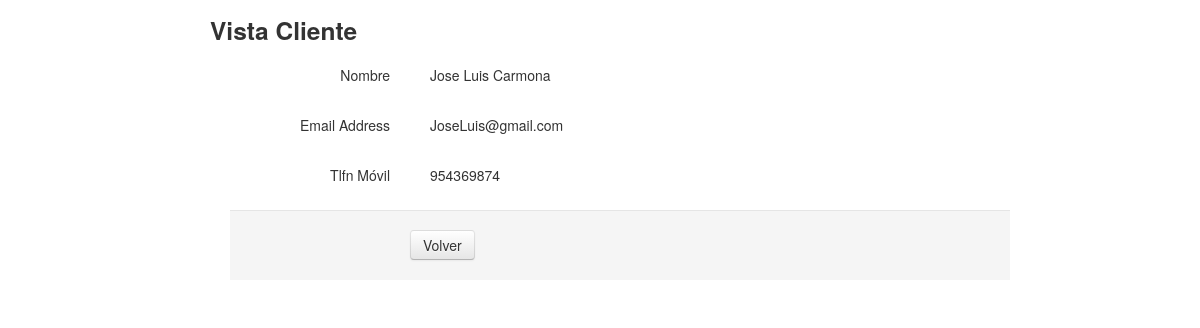
Screenshot of /read.php?id=2 with the database file from the repository.
### tables this page shows
CREATE TABLE `customers` (
  `id` int(11) NOT NULL AUTO_INCREMENT,
  `name` varchar(100) NOT NULL,
  `email` varchar(100) NOT NULL,
  `mobile` varchar(100) NOT NULL,
  PRIMARY KEY (`id`)
);

### read.php (the view, shortened to what this page needs)
<?php
	$id = null;
	if ( !empty($_GET['id'])) {
		$id = $_REQUEST['id'];
	}
	if ( null==$id ) {
		header("Location: index.php");
	} else {
		$pdo = Database::connect();
		$pdo->setAttribute(PDO::ATTR_ERRMODE, PDO::ERRMODE_EXCEPTION);
		$sql = "SELECT * FROM customers where id = ?";
		$q = $pdo->prepare($sql);
		$q->execute(array($id));
		$data = $q->fetch(PDO::FETCH_ASSOC);
	}
?>
<!DOCTYPE html>
<html lang="en">
<head>
    <link   href="css/bootstrap.min.css" rel="stylesheet">
</head>
<body>
    <div class="container">
    			<div class="span10 offset1">
    				<div class="row">
		    			<h3>Vista Cliente</h3>
		    		</div>
	    			<div class="form-horizontal" >
					  <div class="control-group">
					    <label class="control-label">Nombre</label>
					    <div class="controls">
						    <label class="checkbox">
						     	<?php echo $data['name'];?>
						    </label>
					    </div>
					  </div>
					  <div class="control-group">
					    <label class="control-label">Email Address</label>
					    <div class="controls">
					      	<label class="checkbox">
						     	<?php echo $data['email'];?>
						    </label>
					    </div>
					  </div>
					  <div class="control-group">
					    <label class="control-label">Tlfn Móvil</label>
					    <div class="controls">
					      	<label class="checkbox">
						     	<?php echo $data['mobile'];?>
						    </label>
					    </div>
					  </div>
					    <div class="form-actions">
						  <a class="btn" href="index.php">Volver</a>
					   </div>
					</div>
				</div>
    </div>
  </body>
</html>

### rows the page displays
customers: name "Jose Luis Carmona", email "JoseLuis@gmail.com", mobile "954369874"
